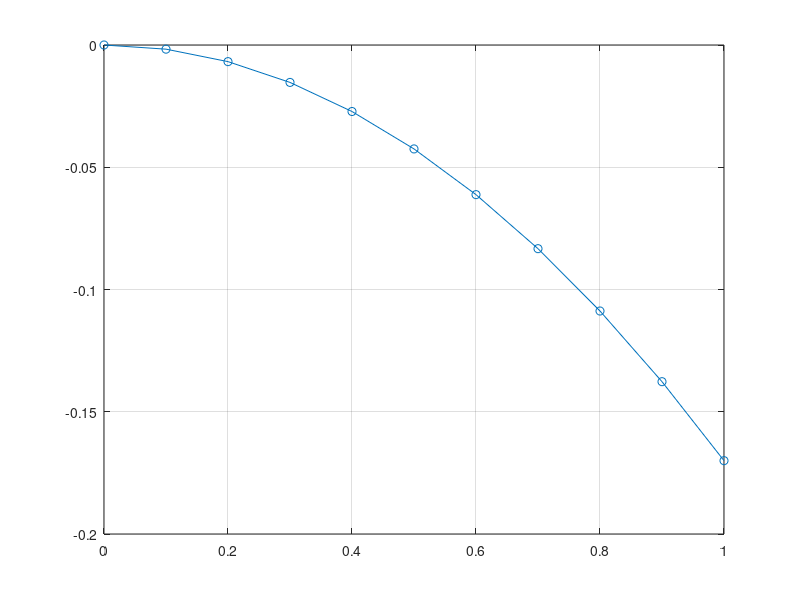

Write the MATLAB code that produced this figure.
dl=1;
N=10;
x0=0;
y0=0;
z0=0;
h=dl/N;
s = 16; g = 1;
c=0.02*(g+s);
disp(' x y z');
d=zeros(N+1,3); d1=zeros(N+1,1);
d2=zeros(N+1,1); d3=zeros(N+1,1);
M = @(x,c) 1/sqrt((1+(c*x)^2)^3);
f = @(x,z,c) c*M(x,c)*sqrt((1+z^2)^3);
for i=1:N+1
  d1(i)=x0;
  d2(i)=y0;
  d3(i)=z0;
  z=z0+h*f(x0,z0,c);
  y=y0+h*(z0+z)/2;
  x0=x0+h;
  z0=z;
  y0=y;
end
d=[d1 d2 d3];
disp(d);
plot(d1, (-1)*d2, '-o');
grid on;
